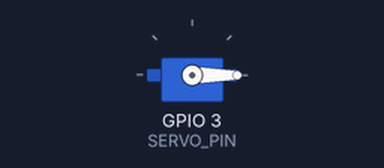
Recording of a program running on a simulated Raspberry Pi (BCM pin numbers). On the bench: servo. Servo angles are drawn from the pulse width (0.5 ms = 0°, 2.5 ms = 180°).

Above: at 0.05 s.
At 1.95 s:
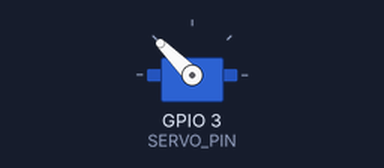
At 9.45 s:
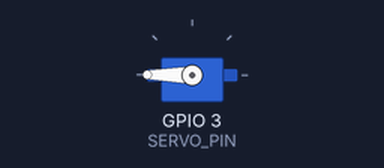
At 18.95 s:
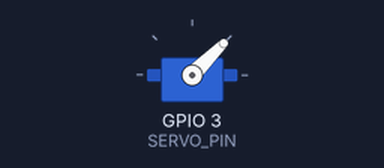
Timing chart, 0 to 24.7 s (numbered marks = the images above):
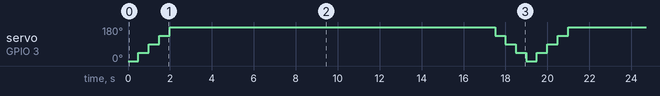

The program:

pwm.py
```python
import time

import RPi.GPIO as GPIO

#use Broadcom pin numbers
GPIO.setmode(GPIO.BCM)

SERVO_PIN = 3

# configure output on pin
GPIO.setup(SERVO_PIN, GPIO.OUT)

#setup PWM, set frequency to 100Hz
pwm = GPIO.PWM(SERVO_PIN, 100)

# start PWM with duty cycle 5%
pwm.start(5)

while True:
  # increase duty cycle by 5, it will speed up the motor
  # or will increase LED brightness
  for i in range(5, 100, 5):
    pwm.ChangeDutyCycle(i)
    time.sleep(0.5)

  # decrease duty cycle by 5, it will slow down the motor
  # or will decrease LED brightness
  for i in range(100, 5, -5):
    pwm.ChangeDutyCycle(i)
    time.sleep(0.5)

pwm.stop()
```

Measured:
- by itself, servo on GPIO 3 (SERVO_PIN): repeats every 19.0 s: 90° 0.50 s, 135° 0.50 s, 180° 15.5 s, 135° 0.50 s, 90° 0.50 s, 45° 0.50 s, 0° 0.50 s, 45° 0.50 s
